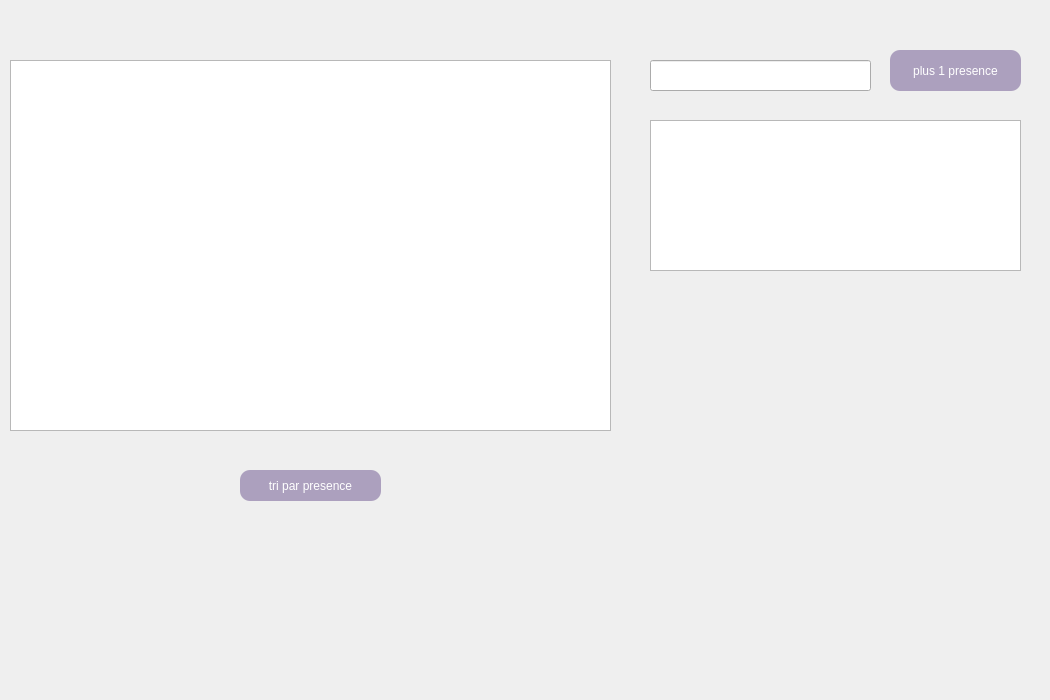
    <widget class="QWidget" name="tab_27">
     <attribute name="title">
      <string>Fidélité</string>
     </attribute>
     <widget class="QLabel" name="label_77">
      <property name="geometry">
       <rect>
        <x>0</x>
        <y>0</y>
        <width>861</width>
        <height>431</height>
       </rect>
      </property>
      <property name="text">
       <string/>
      </property>
      <property name="pixmap">
       <pixmap>../../Downloads/313016857_432417635712053_2236246700242901859_n.png</pixmap>
      </property>
     </widget>
     <widget class="QLineEdit" name="recherche_5">
      <property name="geometry">
       <rect>
        <x>650</x>
        <y>60</y>
        <width>221</width>
        <height>31</height>
       </rect>
      </property>
     </widget>
     <widget class="QPushButton" name="plus">
      <property name="geometry">
       <rect>
        <x>890</x>
        <y>50</y>
        <width>131</width>
        <height>41</height>
       </rect>
      </property>
      <property name="styleSheet">
       <string notr="true">#plus{

border-radius:10px;


background-color: rgb(172, 160, 190);
color:white;
font: 9pt 'Century Gothic';
}
</string>
      </property>
      <property name="text">
       <string>plus 1 presence</string>
      </property>
     </widget>
     <widget class="QTableView" name="affichageClient_2">
      <property name="geometry">
       <rect>
        <x>10</x>
        <y>60</y>
        <width>601</width>
        <height>371</height>
       </rect>
      </property>
     </widget>
     <widget class="QTableView" name="affichageClient_3">
      <property name="geometry">
       <rect>
        <x>650</x>
        <y>120</y>
        <width>371</width>
        <height>151</height>
       </rect>
      </property>
     </widget>
     <widget class="QPushButton" name="tricard">
      <property name="geometry">
       <rect>
        <x>240</x>
        <y>470</y>
        <width>141</width>
        <height>31</height>
       </rect>
      </property>
      <property name="styleSheet">
       <string notr="true">#tricard{

border-radius:10px;


background-color: rgb(172, 160, 190);
color:white;
font: 9pt 'Century Gothic';
}
</string>
      </property>
      <property name="text">
       <string>tri par presence</string>
      </property>
     </widget>
     <widget class="QLabel" name="label_78">
      <property name="geometry">
       <rect>
        <x>-10</x>
        <y>-10</y>
        <width>1041</width>
        <height>691</height>
       </rect>
      </property>
      <property name="text">
       <string/>
      </property>
      <property name="pixmap">
       <pixmap>../../Downloads/313016857_432417635712053_2236246700242901859_n.png</pixmap>
      </property>
     </widget>
     <zorder>label_78</zorder>
     <zorder>label_77</zorder>
     <zorder>recherche_5</zorder>
     <zorder>plus</zorder>
     <zorder>affichageClient_2</zorder>
     <zorder>affichageClient_3</zorder>
     <zorder>tricard</zorder>
    </widget>
